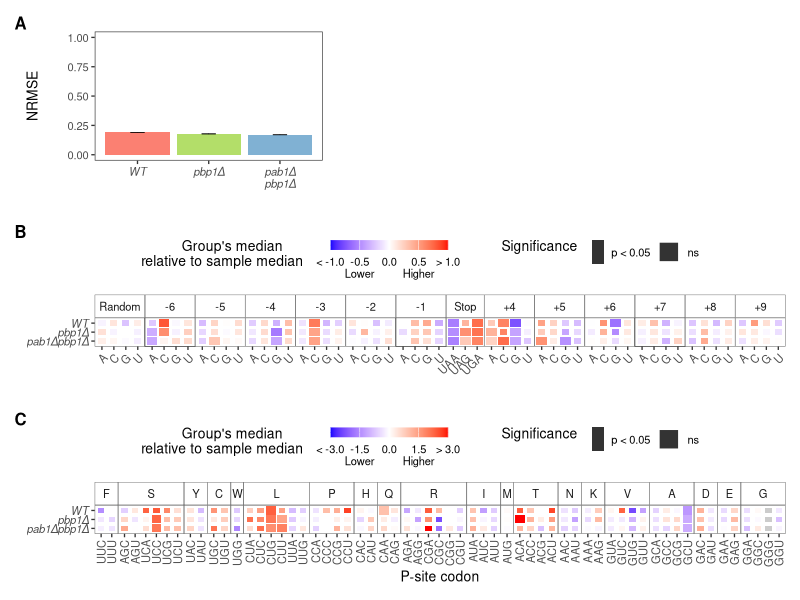

The R source for this figure:
# --------------------------------------------------
# Figures S10
# --------------------------------------------------
library(dplyr)
library(ggplot2)
set3 <- RColorBrewer::brewer.pal(n = 12, name = "Set3") # Color palette for plotting

# Random forest performance metrics ----------------
nrmse <- read.table("../data/pab1_rf_reg_5foldCV_5repeats_nrmse.txt", header = TRUE, sep = "\t")
nrmse$sample <- recode_factor(nrmse$sample, WT = "WT", pbp1d = "pbp1Δ", pab1d = "pab1Δ\npbp1Δ")
nrmse_testing <- nrmse[which(nrmse$dataset == "testing"), ]
p_nrmse <- ggplot(nrmse_testing, aes(x = sample, y = nrmse_range)) + 
  stat_summary(fun = mean, geom = "bar", aes(fill = sample)) +
  stat_summary(fun.data = mean_se, geom = "errorbar", width = 0.2, position = position_dodge(0.9), size = 0.2) +
  scale_fill_manual(values = set3[c(4, 7, 5)]) +
  ylab("NRMSE") + xlab("") +
  coord_cartesian(ylim = c(0, 1)) +
  theme_bw(base_size = 10) + 
  theme(panel.grid = element_blank(), strip.background = element_blank(), axis.text.x = element_text(face = "italic"),
        legend.position = "none")

# Stop codon and surrounding nucleotides -----------
dfs <- read.table("../data/pab1_re_reg_ntm6-stop-ntp9_padj_BH.txt", header = TRUE, sep = "\t")
dfs$Sample <- recode_factor(dfs$Sample, WT = "WT", pbp1d = "pbp1Δ", pab1d = "pab1Δpbp1Δ")
dfs$feature <- recode_factor(dfs$feature, random_factor = "Random", nt_m06 = "-6",  nt_m05 = "-5", nt_m04 = "-4", 
                             nt_m03 = "-3", nt_m02 = "-2", nt_m01 = "-1", stop_codon = "Stop", 
                             nt_p04 = "+4", nt_p05 = "+5", nt_p06 = "+6", nt_p07 = "+7", nt_p08 = "+8", nt_p09 = "+9")
p_stop <- ggplot(dfs) +
  geom_tile(aes(x = Var, y = Sample, fill = median_diff, height = p_hw, width = p_hw, size = p_sig), color = NA) +
  facet_grid(.~feature, scales = "free", space = "free_x") +
  scale_fill_gradient2(name = "Group's median\nrelative to sample median     ",
                       low = "blue" , mid = "white", high = "red", midpoint = 0, na.value = "grey80",
                       limits = c(-1, 1), oob = scales::squish,
                       breaks = seq(-1, 1, length = 5), labels = c("< -1.0", "-0.5\nLower", "0.0", "0.5\nHigher", "> 1.0")) +
  scale_size_manual(name = "Significance  ", values = c(`p < 0.05` = 0, ns = 3), limits = c("p < 0.05", "ns")) +
  scale_y_discrete(limits = rev(levels(dfs$Sample))) +
  xlab("") + ylab("") +
  theme_bw(base_size = 10) + 
  theme(panel.grid = element_blank(), panel.spacing = unit(0, "cm"), panel.border = element_rect(size = 0.25),
        legend.position = "top", legend.box = "horizontal", legend.title = element_text(hjust = 0.5, vjust = 1), legend.margin = margin(r = 1, unit = "cm"), 
        axis.text.x = element_text(angle = 45, hjust = 1, vjust = 1), axis.text.y = element_text(face = "italic"), axis.title.y = element_blank(),
        strip.text.y = element_text(angle = 0), strip.background = element_rect(fill = "white", size = 0.25)) +
  guides(fill = guide_colourbar(order = 1, barwidth = unit(3, "cm"), barheight = unit(0.25, "cm")), 
         size = guide_legend(order = 2, override.aes = list(color = "white"), keywidth = unit(0.3, "cm"), keyheight = unit(0.3, "cm")))

# P-site codon -------------------------------------
dfpc <- read.table("../data/pab1_re_reg_codon_m01_padj_BH.txt", header = TRUE, sep = "\t")
dfpc$Sample <- recode_factor(dfpc$Sample, WT = "WT", pbp1d = "pbp1Δ", pab1d = "pab1Δpbp1Δ")
dfpc$aa <- factor(dfpc$aa, levels = c("F", "S", "Y", "*", "C", "W", "L", "P", "H", "Q", "R", "I", "M", "T", "N", "K", "V", "A", "D", "E", "G"))
p_psite <- ggplot(dfpc) +
  geom_tile(aes(x = Var, y = Sample, fill = median_diff, height = p_hw, width = p_hw, size = p_sig), color = NA) +
  facet_grid(.~aa, scales = "free", space = "free_x") +
  scale_fill_gradient2(name = "Group's median\nrelative to sample median     ",
                       low = "blue" , mid = "white", high = "red", midpoint = 0, na.value = "grey80",
                       limits = c(-3, 3), oob = scales::squish,
                       breaks = seq(-3, 3, length = 5), labels = c("< -3.0", "-1.5\nLower", "0.0", "1.5\nHigher", "> 3.0")) +
  scale_size_manual(name = "Significance  ", values = c(`p < 0.05` = 0, ns = 3), limits = c("p < 0.05", "ns")) +
  scale_y_discrete(limits = rev(levels(dfs$Sample))) +
  xlab("P-site codon") + ylab("") +
  theme_bw(base_size = 10) + 
  theme(panel.grid = element_blank(), panel.spacing = unit(0, "cm"), panel.border = element_rect(size = 0.25),
        legend.position = "top", legend.box = "horizontal", legend.title = element_text(hjust = 0.5, vjust = 1), legend.margin = margin(r = 1, unit = "cm"), 
        axis.text.x = element_text(angle = 90, hjust = 1, vjust = 0.5), axis.text.y = element_text(face = "italic"), axis.title.y = element_blank(),
        strip.text.y = element_text(angle = 0), strip.background = element_rect(fill = "white", size = 0.25)) +
  guides(fill = guide_colourbar(order = 1, barwidth = unit(3, "cm"), barheight = unit(0.25, "cm")), 
         size = guide_legend(order = 2, override.aes = list(color = "white"), keywidth = unit(0.3, "cm"), keyheight = unit(0.3, "cm")))

# Combine plots
library(patchwork)
design = "
A##
BBB
CCC
"
pA <- p_nrmse + theme(axis.title.y = element_text(margin = margin(r = -45, unit = "pt")))
p <- pA + p_stop + p_psite +
  plot_layout(design = design, heights = c(4.5, 1, 1)) + plot_annotation(tag_levels = "A") & 
  theme(plot.tag = element_text(size = 12, face = "bold"), plot.tag.position = "topleft")

# Export plot
library(Cairo)
CairoFonts(
  regular = "Arial:style=Regular",
  bold = "Arial:style=Black",
  italic = "Arial:style=Italic",
  bolditalic = "Arial:style=Black Italic",
  symbol = "Symbol"
)
cairo_pdf(filename = "FigS10.pdf", family = "Arial", width = 7.5, height = 6.5) 
p
dev.off()
